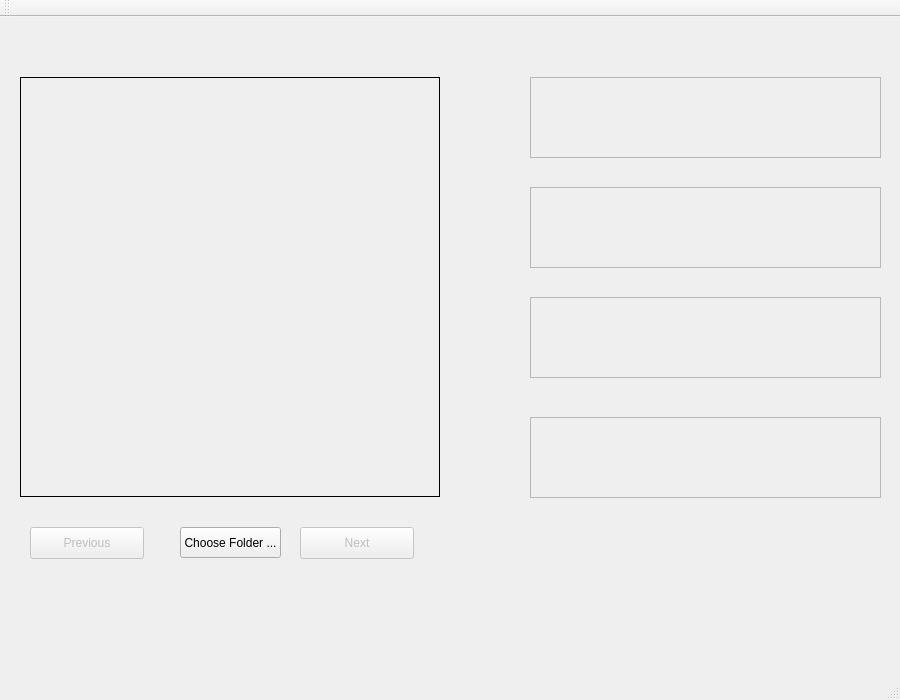
<?xml version="1.0" encoding="UTF-8"?>
<ui version="4.0">
 <class>MainWindow</class>
 <widget class="QMainWindow" name="MainWindow">
  <property name="enabled">
   <bool>true</bool>
  </property>
  <property name="geometry">
   <rect>
    <x>0</x>
    <y>0</y>
    <width>900</width>
    <height>700</height>
   </rect>
  </property>
  <property name="windowTitle">
   <string>MainWindow</string>
  </property>
  <widget class="QWidget" name="centralWidget">
   <widget class="QLabel" name="label_pic">
    <property name="geometry">
     <rect>
      <x>20</x>
      <y>60</y>
      <width>420</width>
      <height>420</height>
     </rect>
    </property>
    <property name="autoFillBackground">
     <bool>false</bool>
    </property>
    <property name="frameShape">
     <enum>QFrame::Box</enum>
    </property>
    <property name="text">
     <string/>
    </property>
    <property name="scaledContents">
     <bool>true</bool>
    </property>
   </widget>
   <widget class="QToolButton" name="toolButton">
    <property name="geometry">
     <rect>
      <x>180</x>
      <y>510</y>
      <width>101</width>
      <height>31</height>
     </rect>
    </property>
    <property name="text">
     <string>Choose Folder ...</string>
    </property>
   </widget>
   <widget class="QPushButton" name="btNext">
    <property name="enabled">
     <bool>false</bool>
    </property>
    <property name="geometry">
     <rect>
      <x>300</x>
      <y>510</y>
      <width>114</width>
      <height>32</height>
     </rect>
    </property>
    <property name="text">
     <string>Next</string>
    </property>
   </widget>
   <widget class="QPushButton" name="btPrevious">
    <property name="enabled">
     <bool>false</bool>
    </property>
    <property name="geometry">
     <rect>
      <x>30</x>
      <y>510</y>
      <width>114</width>
      <height>32</height>
     </rect>
    </property>
    <property name="text">
     <string>Previous</string>
    </property>
   </widget>
   <widget class="QLabel" name="label_2">
    <property name="geometry">
     <rect>
      <x>530</x>
      <y>400</y>
      <width>351</width>
      <height>81</height>
     </rect>
    </property>
    <property name="frameShape">
     <enum>QFrame::StyledPanel</enum>
    </property>
    <property name="text">
     <string/>
    </property>
   </widget>
   <widget class="QLabel" name="label_3">
    <property name="geometry">
     <rect>
      <x>530</x>
      <y>280</y>
      <width>351</width>
      <height>81</height>
     </rect>
    </property>
    <property name="frameShape">
     <enum>QFrame::StyledPanel</enum>
    </property>
    <property name="text">
     <string/>
    </property>
   </widget>
   <widget class="QLabel" name="label_4">
    <property name="geometry">
     <rect>
      <x>530</x>
      <y>170</y>
      <width>351</width>
      <height>81</height>
     </rect>
    </property>
    <property name="frameShape">
     <enum>QFrame::StyledPanel</enum>
    </property>
    <property name="text">
     <string/>
    </property>
   </widget>
   <widget class="QLabel" name="label_5">
    <property name="geometry">
     <rect>
      <x>530</x>
      <y>60</y>
      <width>351</width>
      <height>81</height>
     </rect>
    </property>
    <property name="frameShape">
     <enum>QFrame::StyledPanel</enum>
    </property>
    <property name="text">
     <string/>
    </property>
   </widget>
  </widget>
  <widget class="QMenuBar" name="menuBar">
   <property name="geometry">
    <rect>
     <x>0</x>
     <y>0</y>
     <width>900</width>
     <height>22</height>
    </rect>
   </property>
  </widget>
  <widget class="QToolBar" name="mainToolBar">
   <attribute name="toolBarArea">
    <enum>TopToolBarArea</enum>
   </attribute>
   <attribute name="toolBarBreak">
    <bool>false</bool>
   </attribute>
  </widget>
  <widget class="QStatusBar" name="statusBar"/>
 </widget>
 <layoutdefault spacing="6" margin="11"/>
 <resources/>
 <connections/>
</ui>
